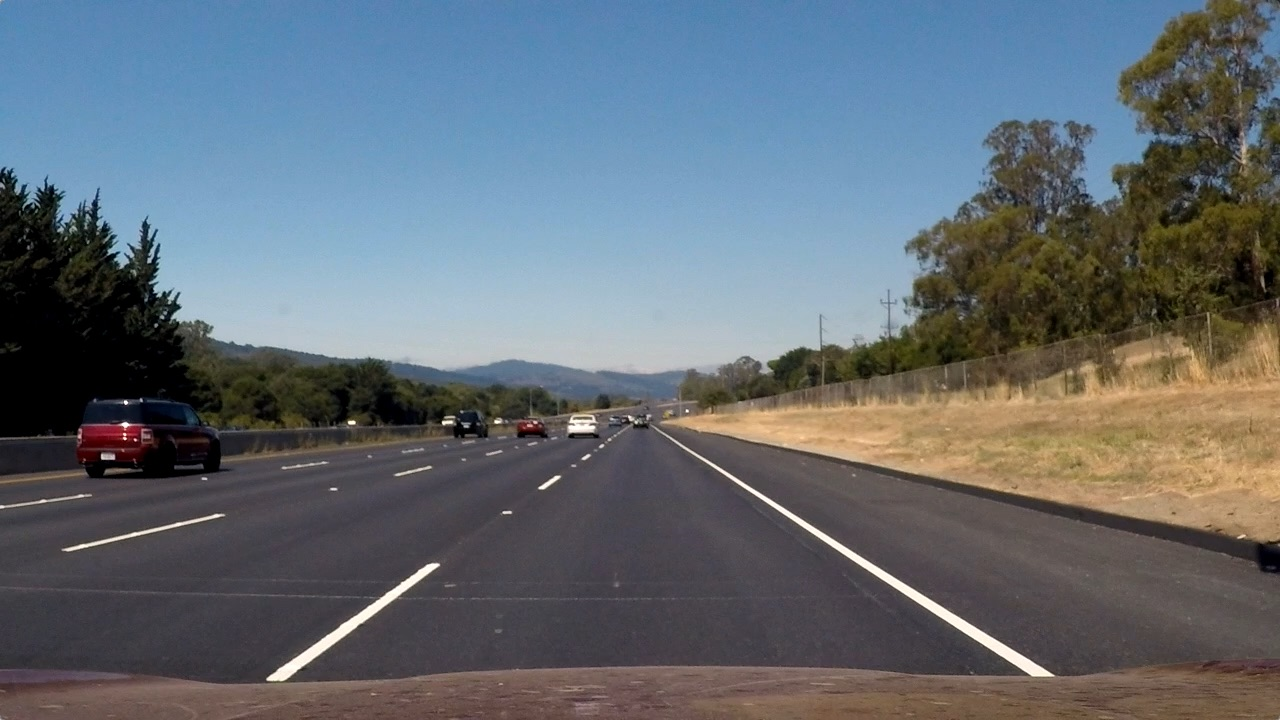
#> input picture Advanced_Lane_Detection - George Sung/test_images/straight_lines2.jpg, 1280 x 720 px, given in place of test7.jpg, which was not available
$ python combined_thresh_dilation.py   (older library calls are emulated)
#> lines starting #> are read from the running program, lines starting #| are printed output that depends on the picture; after the words box and inside, x2 and y2 are one past the last pixel; in counts of white or black regions, pixels touching at a corner belong together; pictures that were not available may be replaced by others from this repository, and a replacement may not be noted
import numpy as np
import cv2
import matplotlib.pyplot as plt
import matplotlib.image as mpimg
import pickle


# [74 lines left out: functions abs_sobel_thresh, mag_thresh, dir_threshold, hls_thresh, not called in this run]


def combined_thresh(img):

	setmin = 200
	change = 255
	 # _, frame = cap.read()
	hsv = cv2.cvtColor(img, cv2.COLOR_BGR2HSV)
	frame=img
   # [4 lines of commented-out code are left out]
	lower_red = np.array([0,10,50])
	upper_red = np.array([100,25,200])

	mask = cv2.inRange(hsv, lower_red, upper_red)
	res = cv2.bitwise_and(frame,frame, mask= mask)

	kernel = np.ones((5,5),np.uint8)
	erosion = cv2.erode(mask,kernel,iterations = 1)
	dilation = cv2.dilate(mask,kernel,iterations = 1)
	# [5 lines of commented-out code are left out]

	return dilation


if __name__ == '__main__':
	img_file = 'test_images/straight_lines1.png'
	img_file = 'test_images/test7.jpg'

	with open('calibrate_camera.p', 'rb') as f:
#> (reads Advanced_Lane_Detection - George Sung/calibrate_camera.p from the repository)
		save_dict = pickle.load(f)
	mtx = save_dict['mtx']
	dist = save_dict['dist']

	img = mpimg.imread(img_file)
#> img is the input picture: shape (720, 1280, 3); mean R, G, B 99.4, 107.7, 115.1
	img = cv2.undistort(img, mtx, dist, None, mtx)
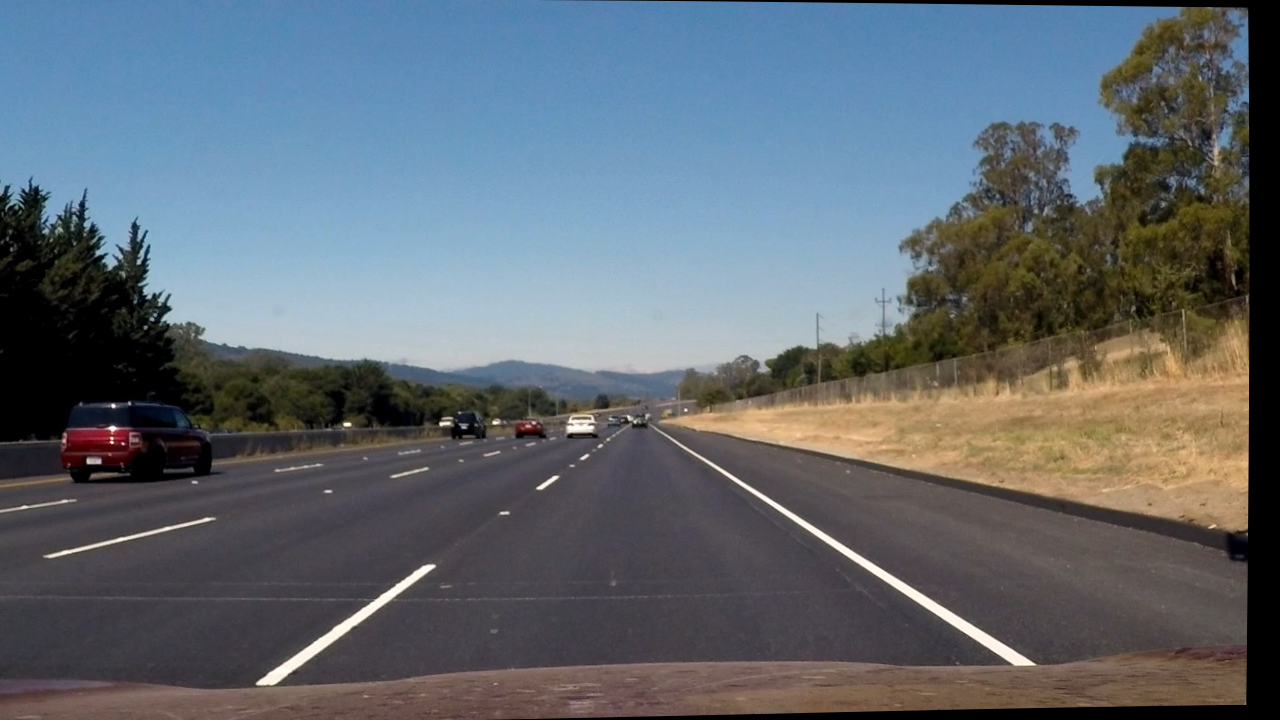
#> img: shape (720, 1280, 3); mean R, G, B 96.2, 104.7, 112.5

	combined = combined_thresh(img)
#> in combined_thresh, `hsv = cv2.cvtColor(img, cv2.COLOR_BGR2HSV)`: hsv: shape (720, 1280, 3); mean H, S, V 74.6, 73, 123.8
#> in combined_thresh, `mask = cv2.inRange(hsv, lower_red, upper_red)`:
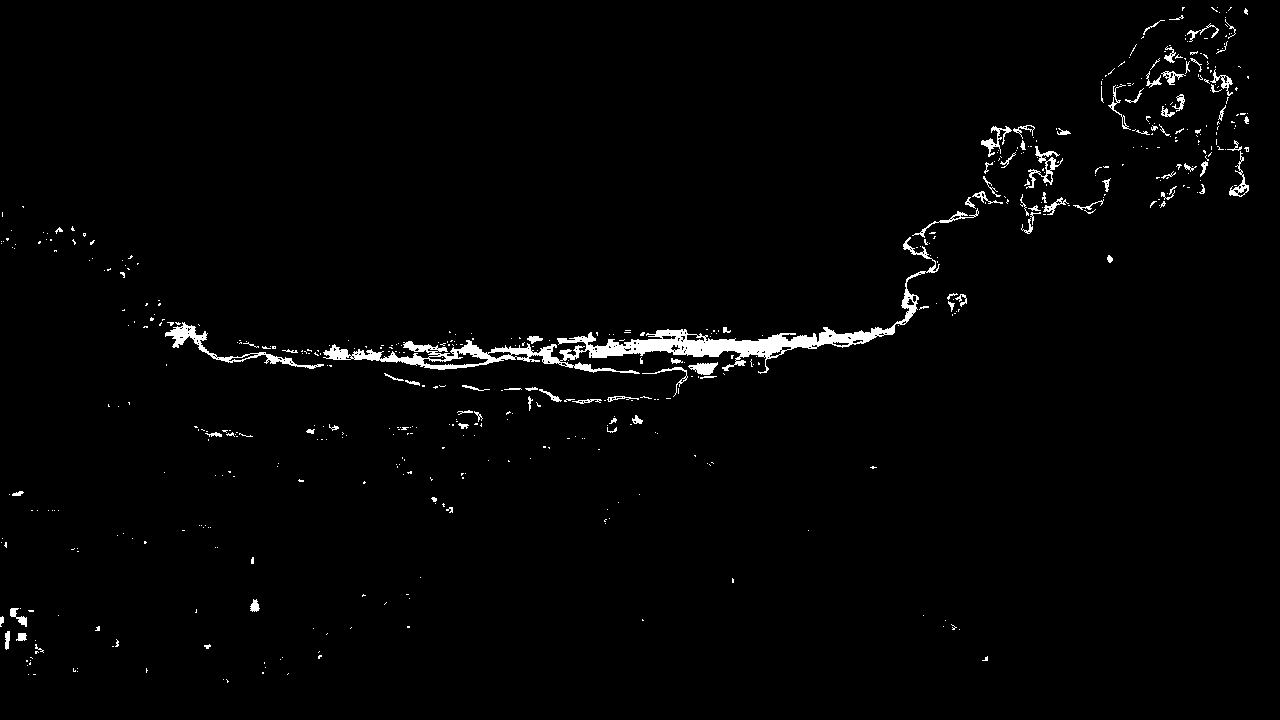
#> mask: shape (720, 1280); 1.8% white; 557 white regions (465 under 20 px), largest, box (x1, y1, x2, y2) and area: (323, 237, 940, 374) 8088, (165, 322, 324, 369) 982, (1026, 146, 1063, 189) 377
#> in combined_thresh, `erosion = cv2.erode(mask,kernel,iterations = 1)`:
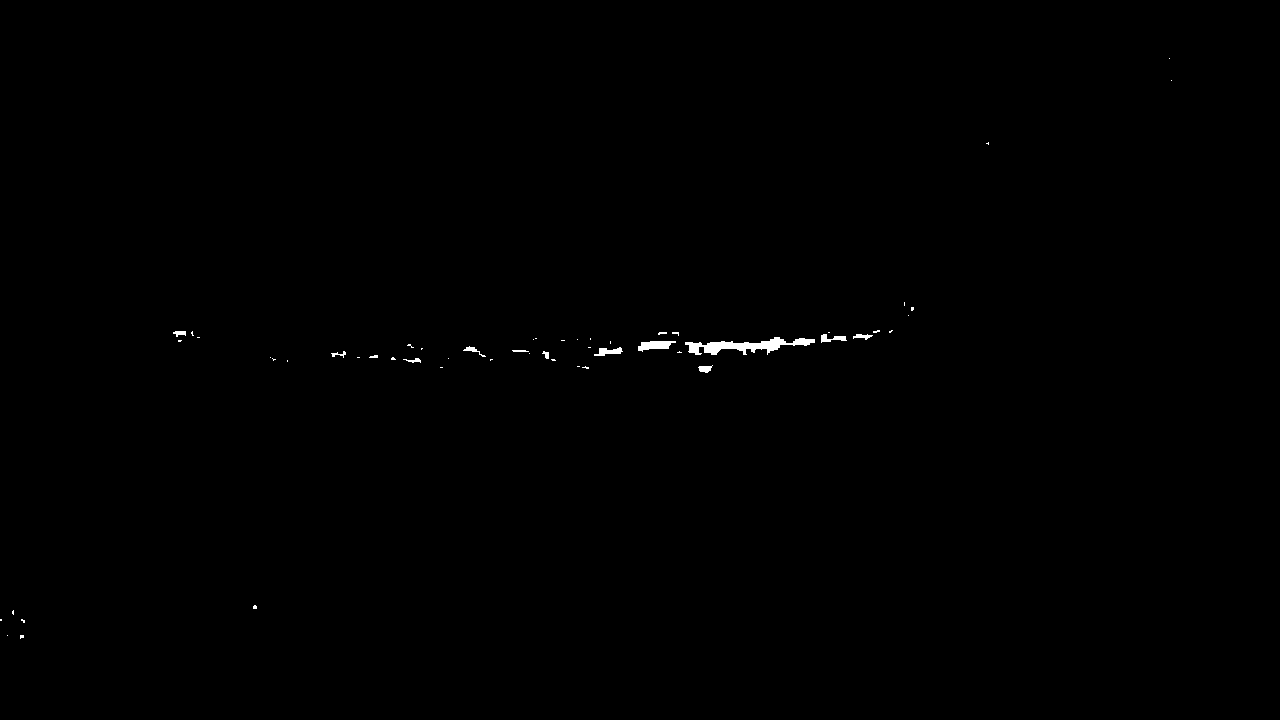
#> erosion: shape (720, 1280); 0.24% white; 55 white regions (42 under 20 px), largest, box (x1, y1, x2, y2) and area: (685, 337, 815, 355) 1020, (638, 341, 676, 352) 260, (594, 347, 623, 356) 145
#> in combined_thresh, `dilation = cv2.dilate(mask,kernel,iterations = 1)`:
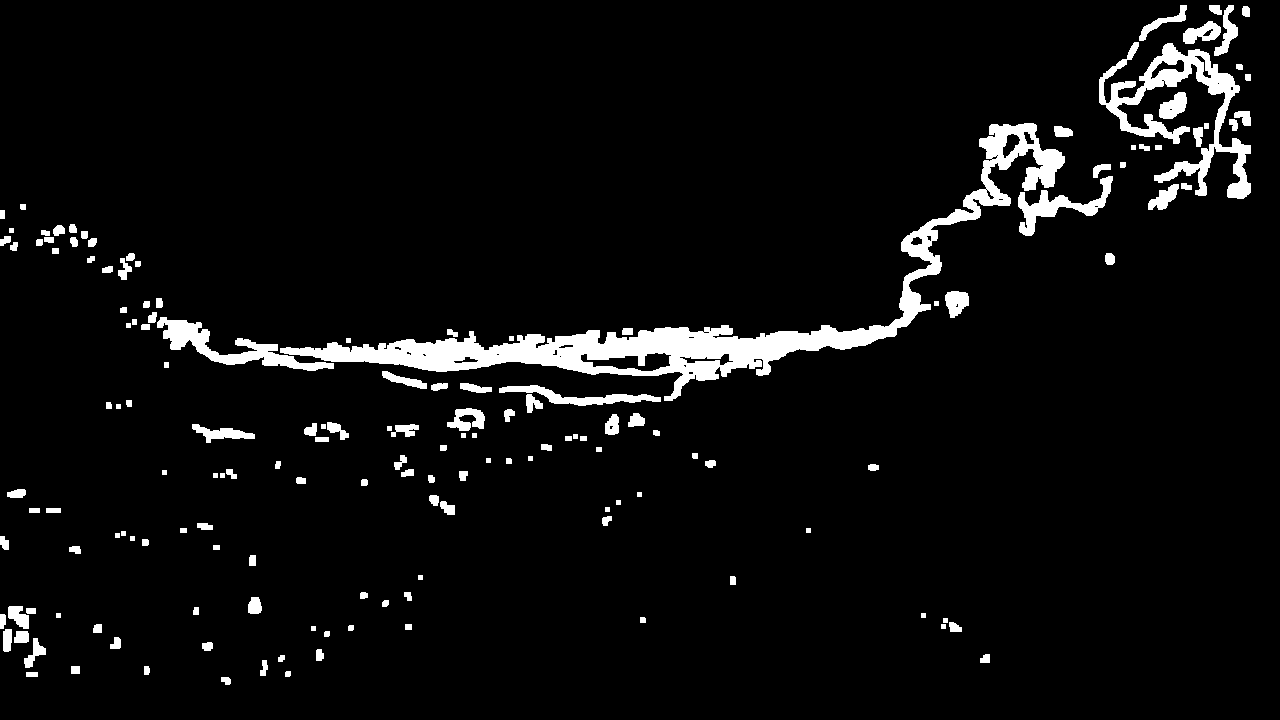
#> dilation: shape (720, 1280); 5.2% white; 158 white regions, largest, box (x1, y1, x2, y2) and area: (280, 123, 1065, 401) 21960, (1099, 42, 1251, 199) 6392, (157, 317, 334, 371) 2677

	# [10 lines of commented-out code are left out]
	plt.subplot(2, 3, 6)
	plt.imshow(combined, cmap='gray', vmin=0, vmax=1)
	plt.show()

	plt.tight_layout()
	plt.show()
